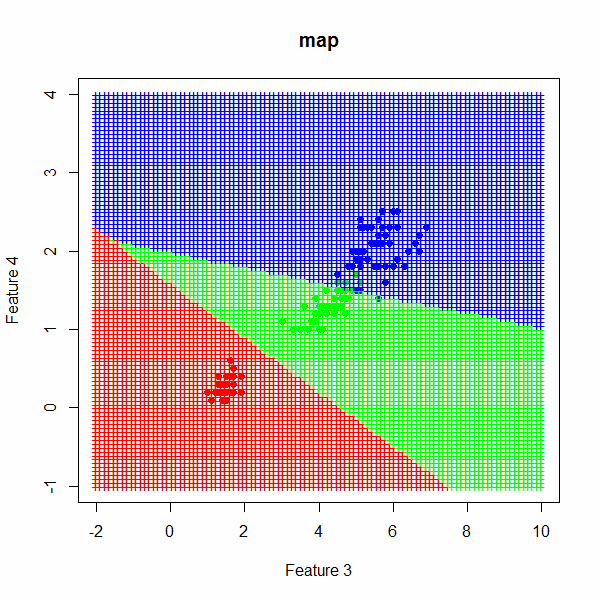

R code for this plot:
xl = data[c(3,4,5)]
# xl = data
n = dim(xl)[2]-1
l = dim(xl)[1]
colors = c("red", "green", "blue")

# drop a classifier, dataset and other parameters to build
# a nice classification map, an example of a call would be like that:
# classificationmap(function(x) a(x, selected, 0.394, square, dist),
#       dataset, "A map", -1, 1, 50, -1, 1, 50)
classificationmap = function(classifier, xl, title,
                             xfrom=1, xto=7, xticks=50,
                             yfrom=0, yto=3, yticks=50,
                             colors=c("red", "green", "blue", "gray")) {
  plot(xl[,1], xl[,2], col=colors[xl[,3]], pch=19, main=title, xlab = "Feature 3", ylab = "Feature 4",
       xlim=c(xfrom, xto), ylim=c(yfrom,yto))
  xx = seq(from=xfrom, to=xto, (xto - xfrom) / xticks)
  yy = seq(from=yfrom, to=yto, (yto - yfrom) / yticks)
  n1 = length(xx)
  n2 = length(yy)
  mat = matrix(0, nrow=length(yy), ncol=3)
  for (i in 1:n1) {
    for (j in 1:n2) {
      class = classifier(c(xx[i], yy[j]))
      if (class == -1) {
        class = 4
      }
      mat[j,] = c(xx[i], yy[j], class)
    }
    points(mat[,1], mat[,2], col=colors[mat[,3]], pch='+')
  }
}

phi = function(x) {
  l = dim(x)[1]
  n = dim(x)[2]-1
  ret = matrix(NA, nrow=l,ncol=2*n+1+1)
  pos = 1
  for (j in 1:n) {
    ret[,pos+1] = x[,j]
    ret[,pos+2] = x[,j] * x[,j]
    pos = pos + 2
  }
  ret[,pos] = 1
  ret[,pos+1] = x[,n+1]
  ret
}

L = function(y, x, w) {
  # x = phi(x)
  l = dim(x)[1]
  n = dim(x)[2]
  ret = 0
  for (i in 1:l) {
    s = sum(x[i,] * w)
    ret = ret + log(1+exp(-y[i] * s))
  }
  ret
}

dL = function(y, x, w,range) {
  # x = phi(x)
  l = dim(x)[1]
  n = dim(x)[2]
  ret = rep(0,n)
  for (i in range) {
    s = sum(x[i,] * w)
    val = exp(-y[i]*s) / (1 + exp(-y[i]*s))
    for (k in 1:n) {
      ret[k] = ret[k] - val * y[i]*x[i,k]
    }
  }
  ret
}

savelines = function(w) { # save lines during learning
  from = -100
  to = 100
  p1 = (-w[3] - w[1] * from) / w[2]
  p2 = (-w[3] - w[1] * to) / w[2]
  pts <<- rbind(pts,c(from,to,p1,p2))
}

minimize = function(f,g,y,x,w,maxiter=500,nu=0.1,callback=savelines) {
  l = dim(x)[1]
  for (iter in 1:maxiter) {
    w = w - nu * g(y,x,w,sample(1:l,6))
    print(sprintf("%d %f", iter, f(y,x,w)))
    callback(w)
  }
  w
}

rmsprop = function(f,g,y,x,w,maxiter=500,nu=0.05,decay_rate=0.9,callback=savelines) {
  l = dim(x)[1]
  cache = rep(0, length(w))
  for (iter in 1:maxiter) {
    dx = g(y,x,w,sample(1:l,25))
    cache = decay_rate * cache + (1 - decay_rate) * (dx*dx)
    w = w - nu * dx / sqrt(cache + 1e-8)
    print(sprintf("%d %f", iter, f(y,x,w)))
    callback(w)
  }
  w
}

a = function(w,x) {
  # x = phi(x)
  n = length(x)
  x[n+1] = 1
  classes = levels(xl[,n+1])
  Y = length(classes)
  
  res = rep(0,Y)
  row = 1
  for (i in 1:Y) {
    for (j in (i+1):Y) {
      if (j > Y) break
      if (sign(sum(w[row,]*x)) == 1) {
        res[i] = res[i] + 1
      } else {
        res[j] = res[j] + 1
      }
      row = row + 1
    }
  }
  which.max(res)
}

get_vs = function(xl, c1, c2) {
  l = dim(xl)[1]
  n = dim(xl)[2]-1
  
  idx1 = as.integer(xl[,n+1])==c1
  idx2 = as.integer(xl[,n+1])==c2
  x1 = xl[idx1,1:n]
  x2 = xl[idx2,1:n]
  l1 = dim(x1)[1]
  l2 = dim(x2)[1]
  x1 = cbind(x1, rep(1,l1))
  x2 = cbind(x2, rep(1,l2))
  names(x2) = names(x1)
  
  y1 = rep(1,l1)
  y2 = rep(-1,l2)
  rbind(x1,x2)
  list(rbind(x1,x2),c(y1,y2))
}

all_w = function(xl) {
  classes = levels(xl[,n+1])
  Y = length(classes)
  # xl = phi(xl)
  l = dim(xl)[1]
  n = dim(xl)[2]-1
  w = matrix(NA,nrow=Y*(Y-1)/2,ncol=n+1)
  print(w)
  
  row = 1
  for (i in 1:Y) {
    for (j in (i+1):Y) {
      if (j > Y) break
      
      tdata = get_vs(xl,classes[i],classes[j])
      x = tdata[[1]]
      y = tdata[[2]]
      pts <<- matrix(NA, nrow=1, ncol=4)
      w0 = runif(n+1,-0.5/l,0.5/l)
      wres = rmsprop(L,dL,y,x,w0)
      w[row,] = wres
      row = row + 1
    }
  }
  w
}

# train
# w = all_w(xl)
# stop()
classificationmap(function(x) a(w, matrix(x,nrow=1)), xl, "map", xfrom=-2,xto=10,yfrom=-1,yto=4,xticks=100,yticks=100)

# a(w,xl[1,1:n])
# stop()

# nlines = dim(pts)[1]
# nlines
# for (i in seq(2, nlines, 20)) {
#   lines(pts[i,1:2],pts[i,3:4],col=rgb(0,i/nlines,i/nlines))
# }

# count errors
errs = 0
for (i in 1:l) {
  if (as.integer(xl[i,n+1]) != a(w,xl[i,1:n])) {
    errs = errs + 1
  }
}
print(sprintf("%.2f%% errors. %d errors from %d", errs/l*100, errs, l))
